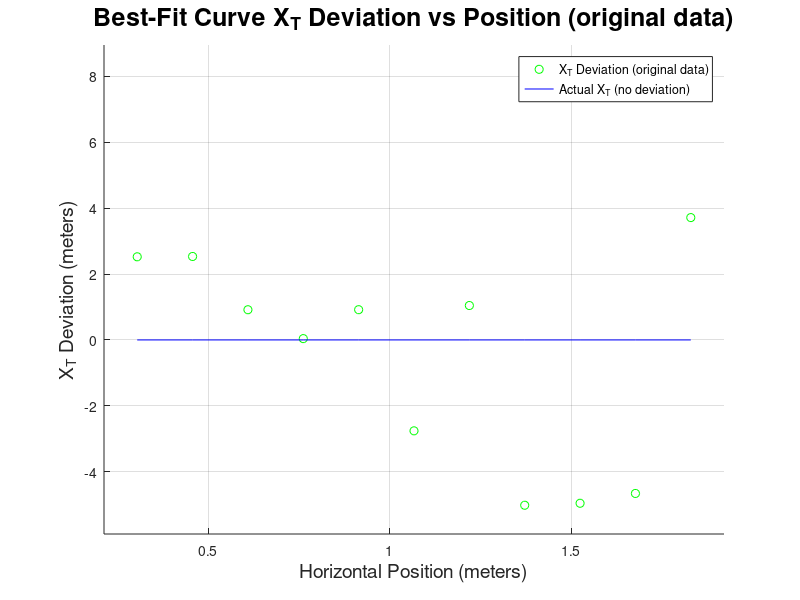
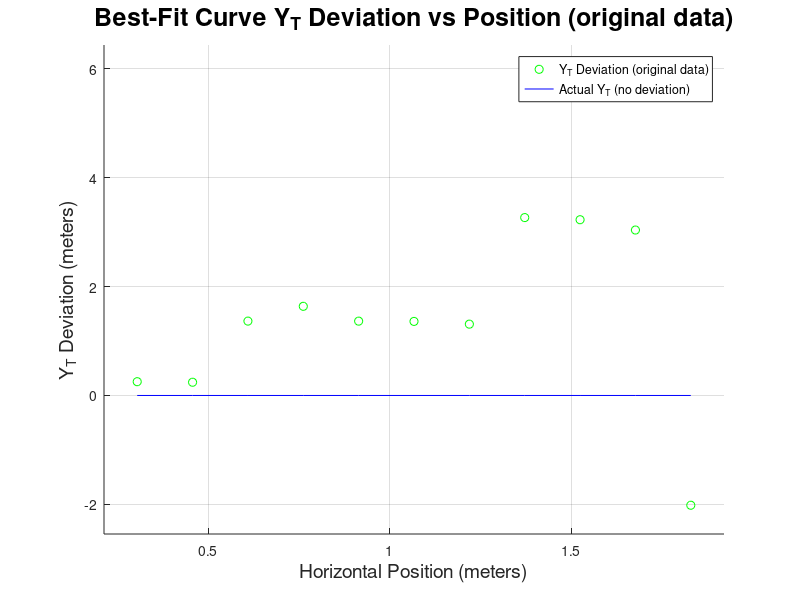
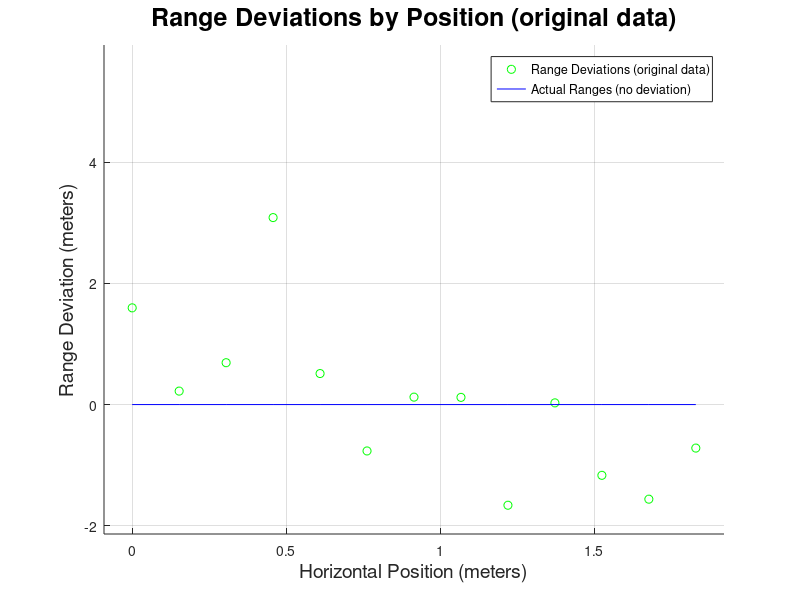
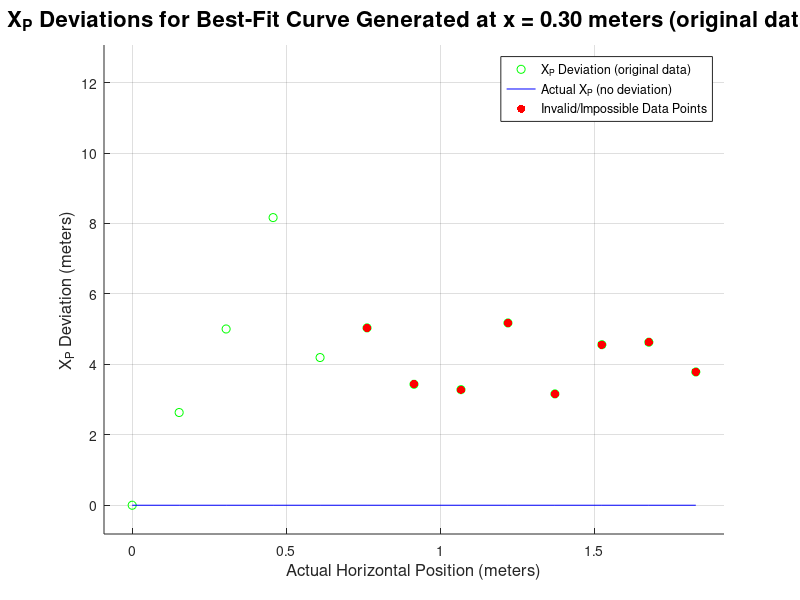

Recreate these plots in MATLAB, in order.
%Zak Abner, Tay Johnson, Daniel Balch
%ECE 449 A (Professor Dmitriy Garmatyuk)
%Best-fit Navigation Algorithm for 2-29 Experiment
%This algorithm assumes that the length of rangesA is the same as the
%length of ranges B, and that there are at least 3 data points in each.
%By convention, the first data point will have an x-coordinate of 0.
%(X_t is no longer preset to 0.)
rangesA = [4.731 3.315 3.75 6.12 3.525 2.235 3.12 3.12 1.35 3.06 1.89 1.53 2.415];
rangesB = [6.351 7.68 3.99 6.21 3.57 7.38 4.155 3.12 4.65 3.06 5.115 3.915 4.74];
posInterval = 6; % acutal position interval in inches
centerIndex = 7; % index of actual center position (closest to radar)
actualPositions = 0:posInterval:(((length(rangesA))-1)*posInterval);
actualPositions = (actualPositions.*2.54.*0.01); % actual positions in meters
actualY_t = 118*2.54*0.01;
actualX_t = actualPositions(centerIndex);
actualRanges = sqrt(((actualPositions-actualX_t).^2)+(actualY_t^2));
rngDevsA = (rangesA - actualRanges);
rngDevsB = (rangesB - actualRanges);
rLength = length(rangesA);
observedX_pA = zeros((rLength - 2),rLength);
observedX_pB = zeros((rLength - 2),rLength);
posDevsA = zeros((rLength - 2),rLength);
posDevsB = zeros((rLength - 2),rLength);
observedX_tA = zeros(1,(rLength - 2));
observedX_tB = zeros(1,(rLength - 2));
x_tDevsA = zeros(1,(rLength - 2));
x_tDevsB = zeros(1,(rLength - 2));
observedY_tA = zeros(1,(rLength - 2));
observedY_tB = zeros(1,(rLength - 2));
y_tDevsA = zeros(1,(rLength - 2));
y_tDevsB = zeros(1,(rLength - 2));
parabCoeffsA = zeros((rLength-2),3);
parabCoeffsB = zeros((rLength-2),3);
invalPreMarkersA = zeros((rLength - 2),rLength);
invalPreMarkersB = zeros((rLength - 2),rLength);
parabola = @(coefs,x)((coefs(1).*(x.^2))+(coefs(2).*x)+coefs(3));
initCoefs = zeros(1,3);
normResidualsA = zeros(1,(rLength - 2));
normResidualsB = zeros(1,(rLength - 2));
for k = 3:(rLength)
    k1 = (k-2);
    for u = 1:2
        if (u == 1)
            currentRngs = rangesA;
        else
            currentRngs = rangesB;
        end
        currentIndices = (1:k);
        currentY = currentRngs(1:k);
        [coefs,currentNormResidual] = lsqcurvefit(parabola,initCoefs,...
            currentIndices,currentY);
        currentMinimaIndex = (-1*(coefs(2)/(2*coefs(1))));
        currentY_t = parabola(coefs,currentMinimaIndex);
        currentX_t = abs(sqrt((((currentRngs(1))^2)-(currentY_t^2))));
        if (currentMinimaIndex < 1)
            currentX_t = (-1*currentX_t);
        end
        currentObsX_p = zeros(1,length(currentRngs));
        currentInvalPreMarkers = zeros(1,length(currentRngs));
        for m = 1:(length(currentRngs))
            preX_p = (((currentRngs(m))^2)-(currentY_t^2));
            if (m >= currentMinimaIndex)
                currentObsX_p(m) = (currentX_t+(abs(sqrt(preX_p))));
            else
                currentObsX_p(m) = (currentX_t-(abs(sqrt(preX_p))));
            end
            if (preX_p < 0)
                currentInvalPreMarkers(m) = 1;
            end
        end
        if (u == 1)
            observedX_pA(k1,:) = currentObsX_p;
            posDevsA(k1,:) = (currentObsX_p - actualPositions);
            observedX_tA(k1) = currentX_t;
            x_tDevsA(k1) = (currentX_t - actualX_t);
            observedY_tA(k1) = currentY_t;
            y_tDevsA(k1) = (currentY_t - actualY_t);
            parabCoeffsA(k1,:) = coefs;
            invalPreMarkersA(k1,:) = currentInvalPreMarkers;
            normResidualsA(k1) = currentNormResidual;
        else
            observedX_pB(k1,:) = currentObsX_p;
            posDevsB(k1,:) = (currentObsX_p - actualPositions);
            observedX_tB(k1) = currentX_t;
            x_tDevsB(k1) = (currentX_t - actualX_t);
            observedY_tB(k1) = currentY_t;
            y_tDevsB(k1) = (currentY_t - actualY_t);
            parabCoeffsB(k1,:) = coefs;
            invalPreMarkersB(k1,:) = currentInvalPreMarkers;
            normResidualsB(k1) = currentNormResidual;
        end
    end
end
clear currentRngs currentX currentY coefs currentNormResidual currentMinimaIndex;
clear currentX_t currentY_t currentObsX_p currentInvalPreMarkers preX_p;
fgCount = 1;
zeroDev = zeros(1,100);
actPosMargin = (((max(actualPositions))-(min(actualPositions)))*0.05);
minActPos = ((min(actualPositions))-actPosMargin);
minParabActPos = ((actualPositions(3))-actPosMargin);
maxActPos = ((max(actualPositions))+actPosMargin);
topMarginFactor = 6;
parabolaX = linspace(minActPos,maxActPos,500);
parabolaIndices = (((1/(posInterval*2.54*0.01)).*(parabolaX))+1);
for v = 1:2
    if (v == 1)
        currentPosDevs = posDevsA;
        currentX_tDevs = x_tDevsA;
        currentY_tDevs = y_tDevsA;
        currentPreMarkers = invalPreMarkersA;
        currentRngDevs = rngDevsA;
        currentRngs = rangesA;
        currentParabCoeffs = parabCoeffsA;
        typeText = 'original data';
    else
        currentPosDevs = posDevsB;
        currentX_tDevs = x_tDevsB;
        currentY_tDevs = y_tDevsB;
        currentPreMarkers = invalPreMarkersB;
        currentRngDevs = rngDevsB;
        currentRngs = rangesB;
        currentParabCoeffs = parabCoeffsB;
        typeText = 'filtered data';
    end
    figure(fgCount);
    fgCount = (fgCount+1);
    scatter(actualPositions(3:(rLength)),currentX_tDevs,'g');
    hold on;
    plot(actualPositions(3:(rLength)),zeroDev(1:(rLength-2)),'b');
    xlabel('Horizontal Position (meters)','FontSize',14);
    ylabel('X_{T} Deviation (meters)','FontSize',14);
    titleText = sprintf('Best-Fit Curve X_{T} Deviation vs Position (%s)',typeText);
    title(titleText,'FontSize',18);
    %fprintf('\nX_t Legend, Figure %i, v = %i',(fgCount-1),v);
    legendText = sprintf('X_{T} Deviation (%s)',typeText);
    legend(legendText,'Actual X_{T} (no deviation)','Location','NorthEast');
    maxYCoord = max([currentX_tDevs 0]);
    minYCoord = min([currentX_tDevs 0]);
    yMargin = ((maxYCoord-minYCoord)*0.1);
    minYCoord = (minYCoord-yMargin);
    maxYCoord = (maxYCoord+(yMargin*topMarginFactor));
    axis([minParabActPos,maxActPos,minYCoord,maxYCoord]);
    grid on;
    figure(fgCount);
    fgCount = (fgCount+1);
    scatter(actualPositions(3:(rLength)),currentY_tDevs,'g');
    hold on;
    plot(actualPositions(3:(rLength)),zeroDev(1:(rLength-2)),'b');
    xlabel('Horizontal Position (meters)','FontSize',14);
    ylabel('Y_{T} Deviation (meters)','FontSize',14);
    titleText = sprintf('Best-Fit Curve Y_{T} Deviation vs Position (%s)',typeText);
    title(titleText,'FontSize',18);
    %fprintf('\nY_t Legend, Figure %i, v = %i',(fgCount-1),v);
    legendText = sprintf('Y_{T} Deviation (%s)',typeText);
    legend(legendText,'Actual Y_{T} (no deviation)','Location','NorthEast');
    maxYCoord = max([currentY_tDevs 0]);
    minYCoord = min([currentY_tDevs 0]);
    yMargin = ((maxYCoord-minYCoord)*0.1);
    minYCoord = (minYCoord-yMargin);
    maxYCoord = (maxYCoord+(yMargin*topMarginFactor));
    axis([minParabActPos,maxActPos,minYCoord,maxYCoord]);
    grid on;
    figure(fgCount);
    fgCount = (fgCount+1);
    scatter(actualPositions,currentRngDevs,'g');
    hold on;
    plot(actualPositions,zeroDev(1:(length(actualPositions))),'b');
    xlabel('Horizontal Position (meters)','FontSize',14);
    ylabel('Range Deviation (meters)','FontSize',14);
    titleText = sprintf('Range Deviations by Position (%s)',typeText);
    title(titleText,'FontSize',18);
    %fprintf('\nRange Dev. Legend, Figure %i, v = %i',(fgCount-1),v);
    legendText = sprintf('Range Deviations (%s)',typeText);
    legend(legendText,'Actual Ranges (no deviation)','Location','NorthEast');
    maxYCoord = max([currentRngDevs 0]);
    minYCoord = min([currentRngDevs 0]);
    yMargin = ((maxYCoord-minYCoord)*0.1);
    minYCoord = (minYCoord-yMargin);
    maxYCoord = (maxYCoord+(yMargin*topMarginFactor));
    axis([minActPos,maxActPos,minYCoord,maxYCoord]);
    grid on;
    for n = 1:(rLength-2)
        curveNum = (n+2);
        preMarkerSeg = currentPreMarkers(n,:);
        posDevSeg = currentPosDevs(n,:);
        numInvMarkers = sum(preMarkerSeg);
        parabCoeffsSeg = currentParabCoeffs(n,:);
        parabolaY = parabola(parabCoeffsSeg,parabolaIndices);
        if (numInvMarkers > 0)
            invMarkerIndices = ones(1,numInvMarkers);
            invMarkerCount = 1;
            for z = 1:(length(preMarkerSeg))
                if (preMarkerSeg(z) == 1)
                    invMarkerIndices(invMarkerCount) = z;
                    invMarkerCount = (invMarkerCount+1);
                end
            end
            invMarkerX = actualPositions(invMarkerIndices);
            invMarkerY = posDevSeg(invMarkerIndices);
            invMarkerR = currentRngs(invMarkerIndices);
        end
        figure(fgCount);
        fgCount = (fgCount+1);
        scatter(actualPositions,posDevSeg,'g');
        hold on;
        plot(actualPositions,zeroDev(1:(length(actualPositions))),'b');
        if (numInvMarkers > 0)
            scatter(invMarkerX,invMarkerY,'r','filled');
        end
        xlabel('Actual Horizontal Position (meters)','FontSize',12);
        ylabel('X_{P} Deviation (meters)','FontSize',12);
        if (curveNum < (length(actualPositions)))
            titleText = sprintf('X_{P} Deviations for Best-Fit Curve Generated at x = %.2f meters (%s)',...
                actualPositions(curveNum),typeText);
        else
            titleText = sprintf('X_{P} Deviations for Final Best-Fit Curve (%s)',...
                typeText);
        end
        title(titleText,'FontSize',16);
        %fprintf('\n\nX_p Legend, Parabola %i, Figure %i, v = %i',...
            %n,(fgCount-1),v);
        legendText = sprintf('X_{P} Deviation (%s)',typeText);
        if (numInvMarkers > 0)
            legend(legendText,'Actual X_{P} (no deviation)',...
                'Invalid/Impossible Data Points','Location','NorthEast');
        else
            legend(legendText,'Actual X_{P} (no deviation)','Location',...
                'NorthEast');
        end
        maxYCoord = max([posDevSeg 0]);
        minYCoord = min([posDevSeg 0]);
        yMargin = ((maxYCoord-minYCoord)*0.1);
        minYCoord = (minYCoord-yMargin);
        maxYCoord = (maxYCoord+(yMargin*topMarginFactor));
        axis([minActPos,maxActPos,minYCoord,maxYCoord]);
        grid on;
        figure(fgCount);
        fgCount = (fgCount+1);
        scatter(actualPositions,currentRngs,'b');
        hold on;
        plot(parabolaX,parabolaY,'g');
        if (numInvMarkers > 0)
            scatter(invMarkerX,invMarkerR,'r','filled');
        end
        xlabel('Actual Horizontal Position (meters)','FontSize',12);
        ylabel('Measured Range (meters)','FontSize',12);
        if (curveNum < (length(actualPositions)))
            titleText = sprintf('Ranges with Best-Fit Curve Generated at x = %.2f meters (%s)',...
                actualPositions(curveNum),typeText);
        else
            titleText = sprintf('Ranges with Final Best-Fit Curve (%s)',...
                typeText);
        end
        title(titleText,'FontSize',16);
        %fprintf('\n\nX_p Legend, Parabola %i, Figure %i, v = %i',...
            %n,(fgCount-1),v);
        legendText = sprintf('Radar Range in meters (%s)',typeText);
        if (numInvMarkers > 0)
            legend(legendText,'Best-Fit Curve of Ranges',...
                'Invalid/Impossible Data Points','Location','NorthEast');
        else
            legend(legendText,'Best-Fit Curve of Ranges','Location',...
                'NorthEast');
        end
        maxYCoord = max(currentRngs);
        minYCoord = min(currentRngs);
        yMargin = ((maxYCoord-minYCoord)*0.1);
        minYCoord = (minYCoord-yMargin);
        maxYCoord = (maxYCoord+(yMargin*topMarginFactor));
        axis([minActPos,maxActPos,minYCoord,maxYCoord]);
        grid on;
    end
end
% post matrix creation:
%   -for each parabola, make array of invalid-marker x-coordinates
%   -use loop to separate ranges from positions;
%   -make array of invalid y-coordinates for each of above points
